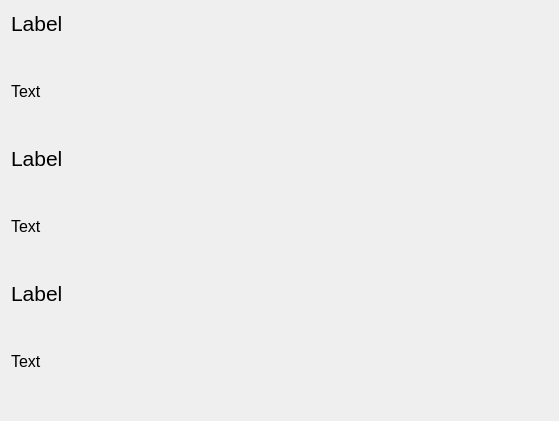
<?xml version="1.0" encoding="UTF-8"?>
<ui version="4.0">
 <class>questions</class>
 <widget class="QWidget" name="questions">
  <property name="geometry">
   <rect>
    <x>0</x>
    <y>0</y>
    <width>559</width>
    <height>421</height>
   </rect>
  </property>
  <property name="windowTitle">
   <string>Form</string>
  </property>
  <layout class="QVBoxLayout" name="verticalLayout">
   <item>
    <widget class="QLabel" name="movie_label_1">
     <property name="font">
      <font>
       <pointsize>16</pointsize>
      </font>
     </property>
     <property name="text">
      <string>Label</string>
     </property>
    </widget>
   </item>
   <item>
    <widget class="QLabel" name="movie_context_1">
     <property name="sizePolicy">
      <sizepolicy hsizetype="Preferred" vsizetype="Expanding">
       <horstretch>0</horstretch>
       <verstretch>0</verstretch>
      </sizepolicy>
     </property>
     <property name="font">
      <font>
       <pointsize>12</pointsize>
      </font>
     </property>
     <property name="text">
      <string>Text</string>
     </property>
    </widget>
   </item>
   <item>
    <widget class="QLabel" name="movie_label_2">
     <property name="font">
      <font>
       <pointsize>16</pointsize>
      </font>
     </property>
     <property name="text">
      <string>Label</string>
     </property>
    </widget>
   </item>
   <item>
    <widget class="QLabel" name="movie_context_2">
     <property name="sizePolicy">
      <sizepolicy hsizetype="Preferred" vsizetype="Expanding">
       <horstretch>0</horstretch>
       <verstretch>0</verstretch>
      </sizepolicy>
     </property>
     <property name="font">
      <font>
       <pointsize>12</pointsize>
      </font>
     </property>
     <property name="text">
      <string>Text</string>
     </property>
    </widget>
   </item>
   <item>
    <widget class="QLabel" name="movie_label_3">
     <property name="font">
      <font>
       <pointsize>16</pointsize>
      </font>
     </property>
     <property name="text">
      <string>Label</string>
     </property>
    </widget>
   </item>
   <item>
    <widget class="QLabel" name="movie_context_3">
     <property name="sizePolicy">
      <sizepolicy hsizetype="Preferred" vsizetype="Expanding">
       <horstretch>0</horstretch>
       <verstretch>0</verstretch>
      </sizepolicy>
     </property>
     <property name="font">
      <font>
       <pointsize>12</pointsize>
      </font>
     </property>
     <property name="text">
      <string>Text</string>
     </property>
    </widget>
   </item>
  </layout>
 </widget>
 <resources/>
 <connections/>
</ui>
